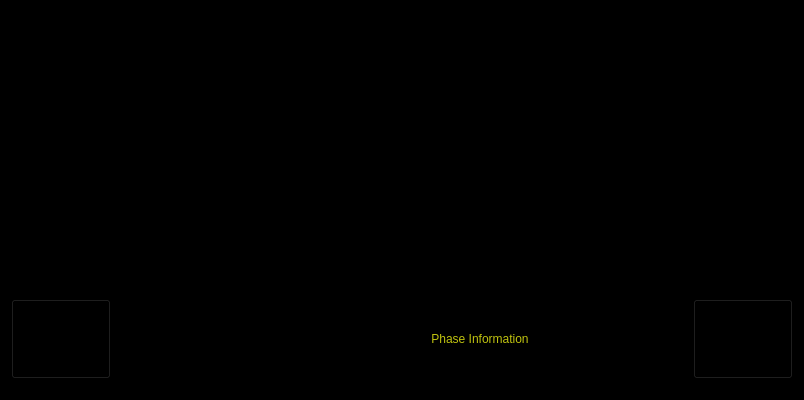
<?xml version="1.0" encoding="UTF-8"?>
<ui version="4.0">
 <class>GameScreenUi</class>
 <widget class="QWidget" name="GameScreenUi">
  <property name="geometry">
   <rect>
    <x>0</x>
    <y>0</y>
    <width>800</width>
    <height>400</height>
   </rect>
  </property>
  <property name="sizePolicy">
   <sizepolicy hsizetype="Preferred" vsizetype="Preferred">
    <horstretch>0</horstretch>
    <verstretch>0</verstretch>
   </sizepolicy>
  </property>
  <property name="windowTitle">
   <string>Form</string>
  </property>
  <property name="styleSheet">
   <string notr="true">background-color: rgb(0, 0, 0);</string>
  </property>
  <layout class="QVBoxLayout" name="verticalLayout">
   <item>
    <widget class="QGraphicsView" name="mapView">
     <property name="sizePolicy">
      <sizepolicy hsizetype="Expanding" vsizetype="Expanding">
       <horstretch>0</horstretch>
       <verstretch>0</verstretch>
      </sizepolicy>
     </property>
     <property name="minimumSize">
      <size>
       <width>782</width>
       <height>269</height>
      </size>
     </property>
     <property name="maximumSize">
      <size>
       <width>16777215</width>
       <height>16777215</height>
      </size>
     </property>
     <property name="verticalScrollBarPolicy">
      <enum>Qt::ScrollBarAlwaysOff</enum>
     </property>
     <property name="horizontalScrollBarPolicy">
      <enum>Qt::ScrollBarAlwaysOff</enum>
     </property>
    </widget>
   </item>
   <item>
    <layout class="QHBoxLayout" name="horizontalLayout">
     <property name="sizeConstraint">
      <enum>QLayout::SetFixedSize</enum>
     </property>
     <item alignment="Qt::AlignLeft">
      <widget class="MyButton" name="resetButton">
       <property name="sizePolicy">
        <sizepolicy hsizetype="Fixed" vsizetype="Fixed">
         <horstretch>0</horstretch>
         <verstretch>0</verstretch>
        </sizepolicy>
       </property>
       <property name="minimumSize">
        <size>
         <width>100</width>
         <height>40</height>
        </size>
       </property>
       <property name="maximumSize">
        <size>
         <width>200</width>
         <height>80</height>
        </size>
       </property>
       <property name="styleSheet">
        <string notr="true"/>
       </property>
       <property name="text">
        <string>Info</string>
       </property>
      </widget>
     </item>
     <item>
      <widget class="PlayerIndicatorView" name="playerHex">
       <property name="sizePolicy">
        <sizepolicy hsizetype="Fixed" vsizetype="Fixed">
         <horstretch>0</horstretch>
         <verstretch>0</verstretch>
        </sizepolicy>
       </property>
       <property name="minimumSize">
        <size>
         <width>100</width>
         <height>100</height>
        </size>
       </property>
       <property name="maximumSize">
        <size>
         <width>150</width>
         <height>105</height>
        </size>
       </property>
      </widget>
     </item>
     <item>
      <widget class="QLabel" name="phaseLabel">
       <property name="sizePolicy">
        <sizepolicy hsizetype="MinimumExpanding" vsizetype="Fixed">
         <horstretch>0</horstretch>
         <verstretch>0</verstretch>
        </sizepolicy>
       </property>
       <property name="minimumSize">
        <size>
         <width>150</width>
         <height>40</height>
        </size>
       </property>
       <property name="maximumSize">
        <size>
         <width>400</width>
         <height>80</height>
        </size>
       </property>
       <property name="styleSheet">
        <string notr="true">color: qradialgradient(spread:pad, cx:0.5, cy:0.5, radius:0.5, fx:0.5, fy:0.5, stop:0 rgba(0, 0, 0, 0), stop:0.52 rgba(0, 0, 0, 0), stop:0.565 rgba(82, 121, 76, 33), stop:0.65 rgba(159, 235, 148, 64), stop:0.721925 rgba(255, 238, 150, 129), stop:0.77 rgba(255, 128, 128, 204), stop:0.89 rgba(191, 128, 255, 64), stop:1 rgba(0, 0, 0, 0));
font: 75 7pt &quot;Ubuntu&quot;;
color: rgb(192, 195, 15);</string>
       </property>
       <property name="frameShape">
        <enum>QFrame::StyledPanel</enum>
       </property>
       <property name="text">
        <string>Phase Information</string>
       </property>
       <property name="alignment">
        <set>Qt::AlignCenter</set>
       </property>
      </widget>
     </item>
     <item alignment="Qt::AlignRight">
      <widget class="MyButton" name="continueButton">
       <property name="sizePolicy">
        <sizepolicy hsizetype="Fixed" vsizetype="Fixed">
         <horstretch>0</horstretch>
         <verstretch>0</verstretch>
        </sizepolicy>
       </property>
       <property name="minimumSize">
        <size>
         <width>100</width>
         <height>40</height>
        </size>
       </property>
       <property name="maximumSize">
        <size>
         <width>200</width>
         <height>80</height>
        </size>
       </property>
       <property name="styleSheet">
        <string notr="true"/>
       </property>
       <property name="text">
        <string>Skip Attack</string>
       </property>
      </widget>
     </item>
    </layout>
   </item>
  </layout>
 </widget>
 <customwidgets>
  <customwidget>
   <class>MyButton</class>
   <extends>QPushButton</extends>
   <header>mybutton.h</header>
  </customwidget>
  <customwidget>
   <class>PlayerIndicatorView</class>
   <extends>QGraphicsView</extends>
   <header>playerindicatorview.h</header>
  </customwidget>
 </customwidgets>
 <resources/>
 <connections/>
</ui>
